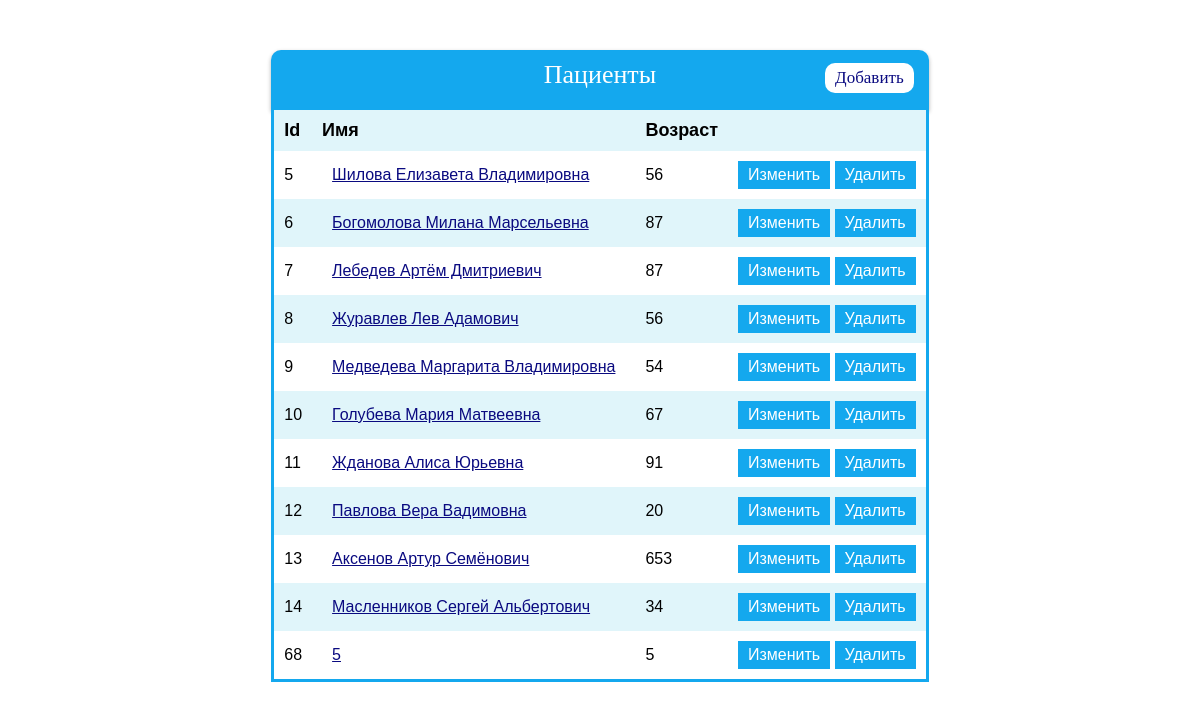
The page / on the database its author committed.
### api/models.py (models this page shows)
class Person(models.Model):
    name = models.CharField(max_length=20)
    age = models.IntegerField()

### api/views.py (the view)
# urls.py: path('', views.index),
def index(request):
    people = Person.objects.all()
    return render(request, "index.html", {"people": people})

### templates/index.html (shortened to what this page needs)
<!DOCTYPE html>
{% load static %}
<html lang="ru">
<head>
    <link href="{% static 'style.css' %}" rel="stylesheet">
</head>
<body class="container">
    {% if people.count > 0 %}
    <table class="table_price" id="table_price" >
        <caption>
            <div>Пациенты</div>
            <div onclick="popup()" class="add">Добавить</div>
        </caption>
        <thead><th>Id</th><th>Имя</th><th>Возраст</th><th></th></thead>
        {% for person in people %}
        <tr id="person-{{person.id}}">
            <td>{{ person.id }}</td>
            <td><a href="detail/{{person.id}}" class="name_ref">{{ person.name }}</a></td>
            <td>{{ person.age }}</td>
            <td>
                <div class="btn_ref" onclick="edit({{person.id}})">Изменить</div>
                <div class="btn_ref" onclick="del({{person.id}})">Удалить</div>
            </td>
        </tr>
        {% endfor %}
    </table>
    {% endif %}
</body>
</html>

### static/style.css (style rules this page uses)
.table_price { margin: 50px auto; border-collapse: collapse; border-left: 3px solid #14a8ee; border-right: 3px solid #14a8ee; border-bottom: 3px solid #14a8ee; font-family: "Lucida Grande", sans-serif; }
.table_price caption { height: 40px; background: #14a8ee; border-top-left-radius: 10px; border-top-right-radius: 10px; padding: 10px; box-shadow: 0 2px 4px 0 rgba(0, 0, 0, .3); color: white; font-family: "Roboto Slab", serif; font-style: normal; font-size: 26px; text-align: center; margin: 0; }
.table_price td, .table_price th { padding: 10px; }
.table_price th { text-align: left; font-size: 18px; }
.table_price thead { background: #e0f5fa; }
.table_price tr:nth-child(2n) { background: #e0f5fa; }
.btn_ref { text-decoration: none; color: white; display: inline-block; padding: 5px 10px; background: #14a8ee; box-shadow: 0 0 0 0 #041d86 inset; position: relative; transition: box-shadow 0.4s; cursor: pointer; }
.name_ref { color: #0a0a80; padding: 5px 10px; transition: color 0.3s; cursor: pointer; }
.add { text-decoration: none; display: inline-block; position: relative; float: right; bottom: 30px; background: white; color: #0a0a80; padding: 5px 10px; border-radius: 10px; font-size: 17px; margin-right: 5px; margin-top: 3px; transition: box-shadow 0.3s; cursor: pointer; }

### rows shown on the page
Person: id "5", name "Шилова Елизавета Владимировна", age "56"
Person: id "6", name "Богомолова Милана Марсельевна", age "87"
Person: id "7", name "Лебедев Артём Дмитриевич", age "87"
Person: id "8", name "Журавлев Лев Адамович", age "56"
Person: id "9", name "Медведева Маргарита Владимировна", age "54"
Person: id "10", name "Голубева Мария Матвеевна", age "67"
Person: id "11", name "Жданова Алиса Юрьевна", age "91"
Person: id "12", name "Павлова Вера Вадимовна", age "20"
Person: id "13", name "Аксенов Артур Семёнович", age "653"
Person: id "14", name "Масленников Сергей Альбертович", age "34"
Person: id "68", name "5", age "5"
